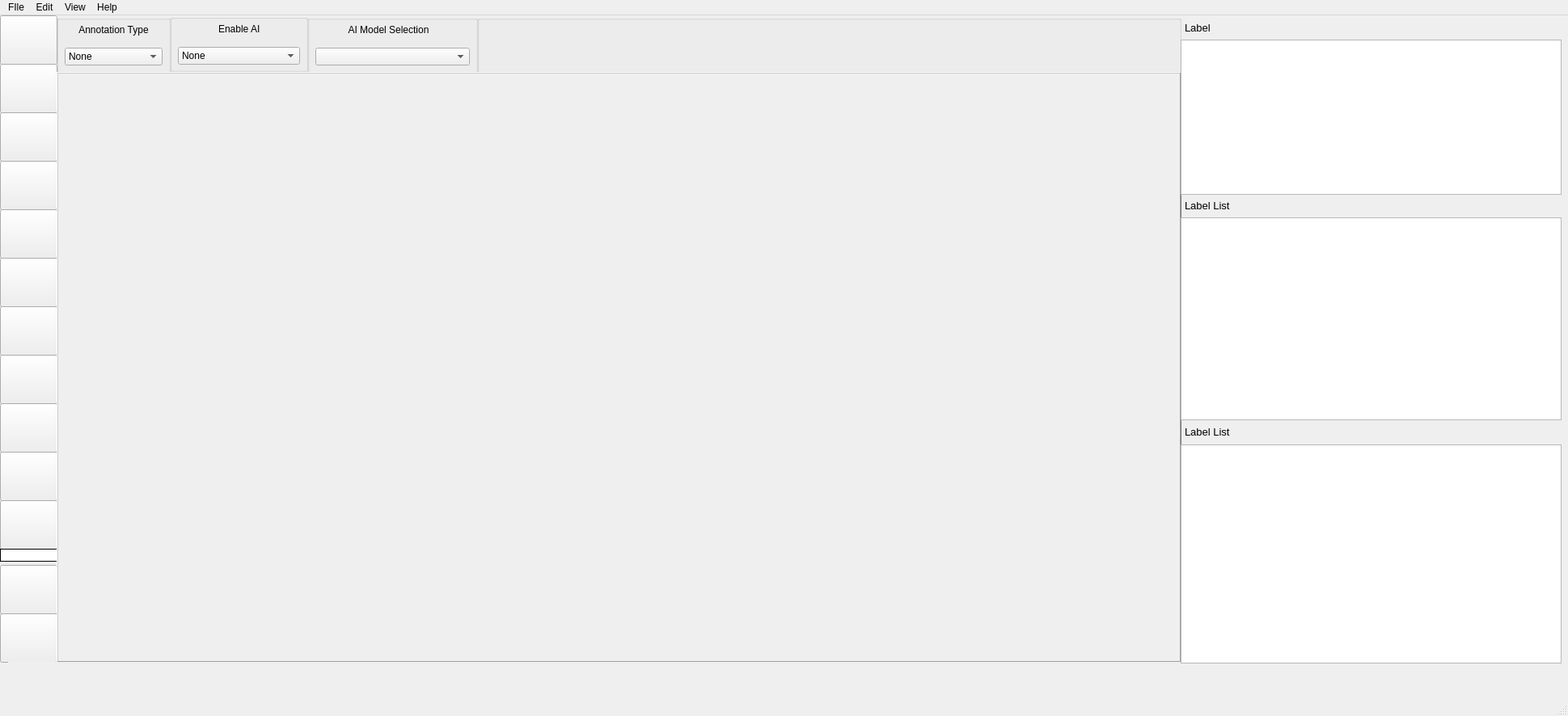
<?xml version="1.0" encoding="UTF-8"?>
<ui version="4.0">
 <class>MainWindow</class>
 <widget class="QMainWindow" name="MainWindow">
  <property name="geometry">
   <rect>
    <x>0</x>
    <y>0</y>
    <width>1939</width>
    <height>886</height>
   </rect>
  </property>
  <property name="windowTitle">
   <string>LabelVim</string>
  </property>
  <property name="windowIcon">
   <iconset>
    <normaloff>icon/Logo.jpeg</normaloff>icon/Logo.jpeg</iconset>
  </property>
  <property name="toolTip">
   <string>LabelVim</string>
  </property>
  <property name="autoFillBackground">
   <bool>false</bool>
  </property>
  <property name="animated">
   <bool>true</bool>
  </property>
  <widget class="QWidget" name="centralwidget">
   <widget class="QPushButton" name="SaveDirBtn">
    <property name="geometry">
     <rect>
      <x>0</x>
      <y>60</y>
      <width>71</width>
      <height>61</height>
     </rect>
    </property>
    <property name="toolTip">
     <string>Save Directory</string>
    </property>
    <property name="text">
     <string/>
    </property>
    <property name="icon">
     <iconset>
      <normaloff>icon/Open.png</normaloff>icon/Open.png</iconset>
    </property>
    <property name="iconSize">
     <size>
      <width>50</width>
      <height>50</height>
     </size>
    </property>
   </widget>
   <widget class="QPushButton" name="NextBtn">
    <property name="geometry">
     <rect>
      <x>0</x>
      <y>120</y>
      <width>71</width>
      <height>61</height>
     </rect>
    </property>
    <property name="toolTip">
     <string>Next Image</string>
    </property>
    <property name="text">
     <string/>
    </property>
    <property name="icon">
     <iconset>
      <normaloff>icon/next.png</normaloff>icon/next.png</iconset>
    </property>
    <property name="iconSize">
     <size>
      <width>50</width>
      <height>50</height>
     </size>
    </property>
   </widget>
   <widget class="QPushButton" name="PreviousBtn">
    <property name="geometry">
     <rect>
      <x>0</x>
      <y>180</y>
      <width>71</width>
      <height>61</height>
     </rect>
    </property>
    <property name="toolTip">
     <string>Previous Image</string>
    </property>
    <property name="text">
     <string/>
    </property>
    <property name="icon">
     <iconset>
      <normaloff>icon/prev.png</normaloff>icon/prev.png</iconset>
    </property>
    <property name="iconSize">
     <size>
      <width>50</width>
      <height>50</height>
     </size>
    </property>
   </widget>
   <widget class="QPushButton" name="DeleteFileBtn">
    <property name="geometry">
     <rect>
      <x>0</x>
      <y>240</y>
      <width>71</width>
      <height>61</height>
     </rect>
    </property>
    <property name="toolTip">
     <string>Delete file from file list</string>
    </property>
    <property name="text">
     <string/>
    </property>
    <property name="icon">
     <iconset>
      <normaloff>icon/delete.png</normaloff>icon/delete.png</iconset>
    </property>
    <property name="iconSize">
     <size>
      <width>50</width>
      <height>50</height>
     </size>
    </property>
   </widget>
   <widget class="QPushButton" name="OpenDirBtn">
    <property name="geometry">
     <rect>
      <x>0</x>
      <y>0</y>
      <width>71</width>
      <height>61</height>
     </rect>
    </property>
    <property name="toolTip">
     <string>Load data from Folder</string>
    </property>
    <property name="text">
     <string/>
    </property>
    <property name="icon">
     <iconset>
      <normaloff>icon/Open.png</normaloff>icon/Open.png</iconset>
    </property>
    <property name="iconSize">
     <size>
      <width>50</width>
      <height>50</height>
     </size>
    </property>
   </widget>
   <widget class="QPushButton" name="CreateObjectBtn">
    <property name="geometry">
     <rect>
      <x>0</x>
      <y>300</y>
      <width>71</width>
      <height>61</height>
     </rect>
    </property>
    <property name="toolTip">
     <string>Create</string>
    </property>
    <property name="text">
     <string/>
    </property>
    <property name="icon">
     <iconset>
      <normaloff>icon/objects.png</normaloff>icon/objects.png</iconset>
    </property>
    <property name="iconSize">
     <size>
      <width>50</width>
      <height>50</height>
     </size>
    </property>
   </widget>
   <widget class="QPushButton" name="EditObjectBtn">
    <property name="geometry">
     <rect>
      <x>0</x>
      <y>360</y>
      <width>71</width>
      <height>61</height>
     </rect>
    </property>
    <property name="toolTip">
     <string>Edit</string>
    </property>
    <property name="text">
     <string/>
    </property>
    <property name="icon">
     <iconset>
      <normaloff>icon/edit.png</normaloff>icon/edit.png</iconset>
    </property>
    <property name="iconSize">
     <size>
      <width>50</width>
      <height>50</height>
     </size>
    </property>
   </widget>
   <widget class="QPushButton" name="DuplicateAnnotationBtn">
    <property name="geometry">
     <rect>
      <x>0</x>
      <y>420</y>
      <width>71</width>
      <height>61</height>
     </rect>
    </property>
    <property name="toolTip">
     <string>Duplicate</string>
    </property>
    <property name="text">
     <string/>
    </property>
    <property name="icon">
     <iconset>
      <normaloff>icon/copy.png</normaloff>icon/copy.png</iconset>
    </property>
    <property name="iconSize">
     <size>
      <width>50</width>
      <height>50</height>
     </size>
    </property>
   </widget>
   <widget class="QPushButton" name="ClearAnnotationBtn">
    <property name="geometry">
     <rect>
      <x>0</x>
      <y>480</y>
      <width>71</width>
      <height>61</height>
     </rect>
    </property>
    <property name="toolTip">
     <string>Clear</string>
    </property>
    <property name="text">
     <string/>
    </property>
    <property name="icon">
     <iconset>
      <normaloff>icon/cancel.png</normaloff>icon/cancel.png</iconset>
    </property>
    <property name="iconSize">
     <size>
      <width>50</width>
      <height>50</height>
     </size>
    </property>
   </widget>
   <widget class="QPushButton" name="ZoomInBtn">
    <property name="geometry">
     <rect>
      <x>0</x>
      <y>540</y>
      <width>71</width>
      <height>61</height>
     </rect>
    </property>
    <property name="toolTip">
     <string>Zoom In</string>
    </property>
    <property name="text">
     <string/>
    </property>
    <property name="icon">
     <iconset>
      <normaloff>icon/zoom-in.png</normaloff>icon/zoom-in.png</iconset>
    </property>
    <property name="iconSize">
     <size>
      <width>50</width>
      <height>50</height>
     </size>
    </property>
   </widget>
   <widget class="QPushButton" name="ZoomOutBtn">
    <property name="geometry">
     <rect>
      <x>0</x>
      <y>600</y>
      <width>71</width>
      <height>61</height>
     </rect>
    </property>
    <property name="toolTip">
     <string>ZoomOutBtn</string>
    </property>
    <property name="text">
     <string/>
    </property>
    <property name="icon">
     <iconset>
      <normaloff>icon/zoom-out.png</normaloff>icon/zoom-out.png</iconset>
    </property>
    <property name="iconSize">
     <size>
      <width>50</width>
      <height>50</height>
     </size>
    </property>
   </widget>
   <widget class="QPushButton" name="FitWindowsBtn">
    <property name="geometry">
     <rect>
      <x>0</x>
      <y>680</y>
      <width>71</width>
      <height>61</height>
     </rect>
    </property>
    <property name="toolTip">
     <string>Fit Windows</string>
    </property>
    <property name="text">
     <string/>
    </property>
    <property name="icon">
     <iconset>
      <normaloff>icon/fit-window.png</normaloff>icon/fit-window.png</iconset>
    </property>
    <property name="iconSize">
     <size>
      <width>50</width>
      <height>50</height>
     </size>
    </property>
   </widget>
   <widget class="QLabel" name="ZoomLabel">
    <property name="geometry">
     <rect>
      <x>0</x>
      <y>660</y>
      <width>71</width>
      <height>16</height>
     </rect>
    </property>
    <property name="toolTip">
     <string>Zoom</string>
    </property>
    <property name="styleSheet">
     <string notr="true">background-color: rgb(255, 255, 255);</string>
    </property>
    <property name="frameShape">
     <enum>QFrame::Box</enum>
    </property>
    <property name="text">
     <string/>
    </property>
   </widget>
   <widget class="QPushButton" name="SaveBtn">
    <property name="geometry">
     <rect>
      <x>0</x>
      <y>740</y>
      <width>71</width>
      <height>61</height>
     </rect>
    </property>
    <property name="toolTip">
     <string>Fit Windows</string>
    </property>
    <property name="text">
     <string/>
    </property>
    <property name="icon">
     <iconset>
      <normaloff>icon/save.png</normaloff>icon/save.png</iconset>
    </property>
    <property name="iconSize">
     <size>
      <width>50</width>
      <height>50</height>
     </size>
    </property>
   </widget>
   <widget class="QGroupBox" name="groupBox">
    <property name="geometry">
     <rect>
      <x>70</x>
      <y>0</y>
      <width>141</width>
      <height>71</height>
     </rect>
    </property>
    <property name="title">
     <string/>
    </property>
    <widget class="QComboBox" name="AnnotationComboBox">
     <property name="geometry">
      <rect>
       <x>10</x>
       <y>40</y>
       <width>121</width>
       <height>22</height>
      </rect>
     </property>
     <item>
      <property name="text">
       <string>None</string>
      </property>
     </item>
     <item>
      <property name="text">
       <string>Line</string>
      </property>
     </item>
     <item>
      <property name="text">
       <string>Point</string>
      </property>
     </item>
     <item>
      <property name="text">
       <string>Circle</string>
      </property>
     </item>
     <item>
      <property name="text">
       <string>Rectangle</string>
      </property>
     </item>
     <item>
      <property name="text">
       <string>Polygon</string>
      </property>
     </item>
    </widget>
    <widget class="QLabel" name="label">
     <property name="geometry">
      <rect>
       <x>20</x>
       <y>10</y>
       <width>101</width>
       <height>16</height>
      </rect>
     </property>
     <property name="text">
      <string>Annotation Type</string>
     </property>
     <property name="alignment">
      <set>Qt::AlignCenter</set>
     </property>
    </widget>
    <widget class="QGroupBox" name="groupBox_2">
     <property name="geometry">
      <rect>
       <x>10</x>
       <y>70</y>
       <width>141</width>
       <height>71</height>
      </rect>
     </property>
     <property name="title">
      <string/>
     </property>
     <widget class="QComboBox" name="AnnotationComboBox_2">
      <property name="geometry">
       <rect>
        <x>10</x>
        <y>40</y>
        <width>121</width>
        <height>22</height>
       </rect>
      </property>
     </widget>
     <widget class="QLabel" name="label_2">
      <property name="geometry">
       <rect>
        <x>20</x>
        <y>10</y>
        <width>101</width>
        <height>16</height>
       </rect>
      </property>
      <property name="text">
       <string>Annotation Type</string>
      </property>
      <property name="alignment">
       <set>Qt::AlignCenter</set>
      </property>
     </widget>
    </widget>
   </widget>
   <widget class="QGroupBox" name="groupBox_3">
    <property name="geometry">
     <rect>
      <x>210</x>
      <y>-1</y>
      <width>171</width>
      <height>71</height>
     </rect>
    </property>
    <property name="title">
     <string/>
    </property>
    <widget class="QLabel" name="label_3">
     <property name="geometry">
      <rect>
       <x>60</x>
       <y>10</y>
       <width>55</width>
       <height>16</height>
      </rect>
     </property>
     <property name="text">
      <string>Enable AI</string>
     </property>
    </widget>
    <widget class="QComboBox" name="comboBox">
     <property name="geometry">
      <rect>
       <x>10</x>
       <y>40</y>
       <width>151</width>
       <height>22</height>
      </rect>
     </property>
     <item>
      <property name="text">
       <string>None</string>
      </property>
     </item>
     <item>
      <property name="text">
       <string>Object Detection</string>
      </property>
     </item>
     <item>
      <property name="text">
       <string>Segmentation</string>
      </property>
     </item>
    </widget>
   </widget>
   <widget class="QGroupBox" name="groupBox_4">
    <property name="geometry">
     <rect>
      <x>380</x>
      <y>0</y>
      <width>211</width>
      <height>71</height>
     </rect>
    </property>
    <property name="title">
     <string/>
    </property>
    <widget class="QLabel" name="label_4">
     <property name="geometry">
      <rect>
       <x>40</x>
       <y>10</y>
       <width>121</width>
       <height>16</height>
      </rect>
     </property>
     <property name="text">
      <string>AI Model Selection</string>
     </property>
     <property name="alignment">
      <set>Qt::AlignCenter</set>
     </property>
    </widget>
    <widget class="QComboBox" name="comboBox_2">
     <property name="geometry">
      <rect>
       <x>10</x>
       <y>40</y>
       <width>191</width>
       <height>22</height>
      </rect>
     </property>
    </widget>
   </widget>
   <widget class="QGroupBox" name="groupBox_5">
    <property name="geometry">
     <rect>
      <x>590</x>
      <y>0</y>
      <width>871</width>
      <height>71</height>
     </rect>
    </property>
    <property name="title">
     <string/>
    </property>
   </widget>
   <widget class="QLabel" name="Display">
    <property name="geometry">
     <rect>
      <x>70</x>
      <y>70</y>
      <width>1391</width>
      <height>731</height>
     </rect>
    </property>
    <property name="frameShape">
     <enum>QFrame::WinPanel</enum>
    </property>
    <property name="frameShadow">
     <enum>QFrame::Raised</enum>
    </property>
    <property name="lineWidth">
     <number>9</number>
    </property>
    <property name="text">
     <string/>
    </property>
    <property name="alignment">
     <set>Qt::AlignCenter</set>
    </property>
   </widget>
   <widget class="QLabel" name="label_5">
    <property name="geometry">
     <rect>
      <x>10</x>
      <y>800</y>
      <width>1451</width>
      <height>16</height>
     </rect>
    </property>
    <property name="autoFillBackground">
     <bool>true</bool>
    </property>
    <property name="text">
     <string/>
    </property>
   </widget>
   <widget class="QListView" name="FileListWidget">
    <property name="geometry">
     <rect>
      <x>1460</x>
      <y>531</y>
      <width>471</width>
      <height>271</height>
     </rect>
    </property>
   </widget>
   <widget class="QListWidget" name="LabelListWidget">
    <property name="geometry">
     <rect>
      <x>1460</x>
      <y>250</y>
      <width>471</width>
      <height>251</height>
     </rect>
    </property>
   </widget>
   <widget class="QListWidget" name="LabelWidget">
    <property name="geometry">
     <rect>
      <x>1460</x>
      <y>30</y>
      <width>471</width>
      <height>192</height>
     </rect>
    </property>
   </widget>
   <widget class="QLabel" name="label_6">
    <property name="geometry">
     <rect>
      <x>1460</x>
      <y>0</y>
      <width>471</width>
      <height>30</height>
     </rect>
    </property>
    <property name="font">
     <font>
      <pointsize>10</pointsize>
     </font>
    </property>
    <property name="text">
     <string>Label</string>
    </property>
    <property name="indent">
     <number>5</number>
    </property>
   </widget>
   <widget class="QLabel" name="label_7">
    <property name="geometry">
     <rect>
      <x>1460</x>
      <y>220</y>
      <width>471</width>
      <height>30</height>
     </rect>
    </property>
    <property name="font">
     <font>
      <pointsize>10</pointsize>
     </font>
    </property>
    <property name="text">
     <string>Label List</string>
    </property>
    <property name="indent">
     <number>5</number>
    </property>
   </widget>
   <widget class="QLabel" name="label_8">
    <property name="geometry">
     <rect>
      <x>1460</x>
      <y>500</y>
      <width>471</width>
      <height>30</height>
     </rect>
    </property>
    <property name="font">
     <font>
      <pointsize>10</pointsize>
     </font>
    </property>
    <property name="text">
     <string>Label List</string>
    </property>
    <property name="indent">
     <number>5</number>
    </property>
   </widget>
  </widget>
  <widget class="QMenuBar" name="menubar">
   <property name="geometry">
    <rect>
     <x>0</x>
     <y>0</y>
     <width>1939</width>
     <height>26</height>
    </rect>
   </property>
   <widget class="QMenu" name="menuFIle">
    <property name="title">
     <string>FIle</string>
    </property>
    <addaction name="actionOpen"/>
    <addaction name="actionNext_2"/>
    <addaction name="actionPrevious_2"/>
    <addaction name="actionOpen_2"/>
    <addaction name="actionSave_Folder"/>
    <addaction name="actionSave"/>
    <addaction name="actionauto_save"/>
    <addaction name="actionSave_Mask"/>
    <addaction name="actionDelete_FIle"/>
    <addaction name="separator"/>
    <addaction name="actionQuit"/>
   </widget>
   <widget class="QMenu" name="menuEdit">
    <property name="title">
     <string>Edit</string>
    </property>
    <widget class="QMenu" name="menuAnnotation_Object">
     <property name="statusTip">
      <string>Annotation</string>
     </property>
     <property name="title">
      <string>Annotation</string>
     </property>
     <property name="icon">
      <iconset>
       <normaloff>icon/annotation.jpg</normaloff>icon/annotation.jpg</iconset>
     </property>
     <addaction name="actionLine_2"/>
     <addaction name="actionPoint_2"/>
     <addaction name="actionCircle_2"/>
     <addaction name="actionPolygon_2"/>
     <addaction name="actionRectangle_2"/>
    </widget>
    <widget class="QMenu" name="menuAI_Annotation">
     <property name="title">
      <string>AI Annotation</string>
     </property>
     <property name="icon">
      <iconset>
       <normaloff>icon/AI.jpg</normaloff>icon/AI.jpg</iconset>
     </property>
     <addaction name="actionObject_Detection"/>
     <addaction name="actionSymantic_Segmentation"/>
     <addaction name="actionInstance_Segmentation"/>
     <addaction name="actionKey_Pose"/>
    </widget>
    <addaction name="menuAnnotation_Object"/>
    <addaction name="menuAI_Annotation"/>
    <addaction name="actionCreate"/>
    <addaction name="actionDuplicate"/>
    <addaction name="actionDelete"/>
    <addaction name="actionClear"/>
    <addaction name="actionUndo"/>
   </widget>
   <widget class="QMenu" name="menuView">
    <property name="title">
     <string>View</string>
    </property>
    <addaction name="actionFill"/>
    <addaction name="actionZoom_In"/>
    <addaction name="actionZoom_Out"/>
    <addaction name="actionFit_Windows"/>
    <addaction name="actionRectangle_Fill"/>
    <addaction name="actionCurcle_Fill"/>
    <addaction name="actionLine_Color"/>
   </widget>
   <widget class="QMenu" name="menuHelp">
    <property name="title">
     <string>Help</string>
    </property>
   </widget>
   <addaction name="menuFIle"/>
   <addaction name="menuEdit"/>
   <addaction name="menuView"/>
   <addaction name="menuHelp"/>
  </widget>
  <widget class="QStatusBar" name="statusbar"/>
  <action name="actionOpen">
   <property name="icon">
    <iconset>
     <normaloff>icon/file.png</normaloff>icon/file.png</iconset>
   </property>
   <property name="text">
    <string>Open</string>
   </property>
   <property name="shortcut">
    <string>Ctrl+N</string>
   </property>
  </action>
  <action name="actionOpen_2">
   <property name="icon">
    <iconset>
     <normaloff>icon/Open.png</normaloff>icon/Open.png</iconset>
   </property>
   <property name="text">
    <string>Open Folder</string>
   </property>
   <property name="shortcut">
    <string>Ctrl+O</string>
   </property>
  </action>
  <action name="actionSave_Folder">
   <property name="icon">
    <iconset>
     <normaloff>icon/Open.png</normaloff>icon/Open.png</iconset>
   </property>
   <property name="text">
    <string>Save Folder</string>
   </property>
   <property name="shortcut">
    <string>Ctrl+U</string>
   </property>
  </action>
  <action name="actionQuit">
   <property name="icon">
    <iconset>
     <normaloff>icon/quit.png</normaloff>icon/quit.png</iconset>
   </property>
   <property name="text">
    <string>Quit</string>
   </property>
   <property name="shortcut">
    <string>Ctrl+Q</string>
   </property>
  </action>
  <action name="actionNext">
   <property name="text">
    <string>Next</string>
   </property>
  </action>
  <action name="actionPrevious">
   <property name="text">
    <string>Previous</string>
   </property>
  </action>
  <action name="actionLine">
   <property name="text">
    <string>Line</string>
   </property>
  </action>
  <action name="actionPoint">
   <property name="text">
    <string>Point</string>
   </property>
  </action>
  <action name="actionCircle">
   <property name="text">
    <string>Circle</string>
   </property>
  </action>
  <action name="actionRectangle">
   <property name="text">
    <string>Rectangle</string>
   </property>
  </action>
  <action name="actionPolygon">
   <property name="text">
    <string>Polygon</string>
   </property>
  </action>
  <action name="actionautomatic">
   <property name="text">
    <string>automatic</string>
   </property>
  </action>
  <action name="actionauto_save">
   <property name="checkable">
    <bool>true</bool>
   </property>
   <property name="icon">
    <iconset>
     <normaloff>icon/autosave.jpg</normaloff>icon/autosave.jpg</iconset>
   </property>
   <property name="text">
    <string>auto save</string>
   </property>
  </action>
  <action name="actionSave_Mask">
   <property name="checkable">
    <bool>true</bool>
   </property>
   <property name="icon">
    <iconset>
     <normaloff>icon/yes.jpg</normaloff>icon/yes.jpg</iconset>
   </property>
   <property name="text">
    <string>Save Mask</string>
   </property>
  </action>
  <action name="actionDelete_FIle">
   <property name="icon">
    <iconset>
     <normaloff>icon/delete.png</normaloff>icon/delete.png</iconset>
   </property>
   <property name="text">
    <string>Delete FIle</string>
   </property>
   <property name="shortcut">
    <string>Ctrl+Del</string>
   </property>
  </action>
  <action name="actionNext_2">
   <property name="icon">
    <iconset>
     <normaloff>icon/next.png</normaloff>icon/next.png</iconset>
   </property>
   <property name="text">
    <string>Next</string>
   </property>
   <property name="shortcut">
    <string>Ctrl+A</string>
   </property>
  </action>
  <action name="actionPrevious_2">
   <property name="icon">
    <iconset>
     <normaloff>icon/prev.png</normaloff>icon/prev.png</iconset>
   </property>
   <property name="text">
    <string>Previous</string>
   </property>
   <property name="shortcut">
    <string>Ctrl+D</string>
   </property>
  </action>
  <action name="actionLine_2">
   <property name="checkable">
    <bool>true</bool>
   </property>
   <property name="icon">
    <iconset>
     <normaloff>icon/Line.png</normaloff>icon/Line.png</iconset>
   </property>
   <property name="text">
    <string>Line</string>
   </property>
  </action>
  <action name="actionPoint_2">
   <property name="checkable">
    <bool>true</bool>
   </property>
   <property name="icon">
    <iconset>
     <normaloff>icon/point.png.crdownload</normaloff>icon/point.png.crdownload</iconset>
   </property>
   <property name="text">
    <string>Point</string>
   </property>
  </action>
  <action name="actionCircle_2">
   <property name="checkable">
    <bool>true</bool>
   </property>
   <property name="icon">
    <iconset>
     <normaloff>icon/circle.jpg</normaloff>icon/circle.jpg</iconset>
   </property>
   <property name="text">
    <string>Circle</string>
   </property>
  </action>
  <action name="actionPolygon_2">
   <property name="checkable">
    <bool>true</bool>
   </property>
   <property name="icon">
    <iconset>
     <normaloff>icon/polygon.svg</normaloff>icon/polygon.svg</iconset>
   </property>
   <property name="text">
    <string>Polygon</string>
   </property>
  </action>
  <action name="actionRectangle_2">
   <property name="checkable">
    <bool>true</bool>
   </property>
   <property name="icon">
    <iconset>
     <normaloff>icon/rectangle.png</normaloff>icon/rectangle.png</iconset>
   </property>
   <property name="text">
    <string>Rectangle</string>
   </property>
  </action>
  <action name="actionObject_Detection">
   <property name="checkable">
    <bool>true</bool>
   </property>
   <property name="text">
    <string>Object Detection</string>
   </property>
  </action>
  <action name="actionSymantic_Segmentation">
   <property name="checkable">
    <bool>true</bool>
   </property>
   <property name="text">
    <string>Symantic Segmentation</string>
   </property>
  </action>
  <action name="actionInstance_Segmentation">
   <property name="checkable">
    <bool>true</bool>
   </property>
   <property name="text">
    <string>Instance Segmentation</string>
   </property>
  </action>
  <action name="actionKey_Pose">
   <property name="checkable">
    <bool>true</bool>
   </property>
   <property name="text">
    <string>Key Pose</string>
   </property>
  </action>
  <action name="actionDuplicate">
   <property name="icon">
    <iconset>
     <normaloff>icon/copy.png</normaloff>icon/copy.png</iconset>
   </property>
   <property name="text">
    <string>Duplicate</string>
   </property>
  </action>
  <action name="actionCreate">
   <property name="icon">
    <iconset>
     <normaloff>icon/objects.png</normaloff>icon/objects.png</iconset>
   </property>
   <property name="text">
    <string>Create</string>
   </property>
  </action>
  <action name="actionDelete">
   <property name="icon">
    <iconset>
     <normaloff>icon/cancel.png</normaloff>icon/cancel.png</iconset>
   </property>
   <property name="text">
    <string>Delete</string>
   </property>
  </action>
  <action name="actionClear">
   <property name="icon">
    <iconset>
     <normaloff>icon/clear.jpg</normaloff>icon/clear.jpg</iconset>
   </property>
   <property name="text">
    <string>Clear</string>
   </property>
  </action>
  <action name="actionUndo">
   <property name="icon">
    <iconset>
     <normaloff>icon/undo.png</normaloff>icon/undo.png</iconset>
   </property>
   <property name="text">
    <string>Undo</string>
   </property>
  </action>
  <action name="actionRemove_selected_Point">
   <property name="text">
    <string>Remove selected Point</string>
   </property>
  </action>
  <action name="actionFill">
   <property name="checkable">
    <bool>true</bool>
   </property>
   <property name="icon">
    <iconset>
     <normaloff>icon/color.png</normaloff>icon/color.png</iconset>
   </property>
   <property name="text">
    <string>Polygon Fill</string>
   </property>
  </action>
  <action name="actionZoom_In">
   <property name="icon">
    <iconset>
     <normaloff>icon/zoom-in.png</normaloff>icon/zoom-in.png</iconset>
   </property>
   <property name="text">
    <string>Zoom In</string>
   </property>
  </action>
  <action name="actionZoom_Out">
   <property name="icon">
    <iconset>
     <normaloff>icon/zoom-out.png</normaloff>icon/zoom-out.png</iconset>
   </property>
   <property name="text">
    <string>Zoom Out</string>
   </property>
  </action>
  <action name="actionFit_Windows">
   <property name="icon">
    <iconset>
     <normaloff>icon/fit-window.png</normaloff>icon/fit-window.png</iconset>
   </property>
   <property name="text">
    <string>Fit Windows</string>
   </property>
  </action>
  <action name="actionRectangle_Fill">
   <property name="icon">
    <iconset>
     <normaloff>icon/color.png</normaloff>icon/color.png</iconset>
   </property>
   <property name="text">
    <string>Rectangle Fill</string>
   </property>
  </action>
  <action name="actionCurcle_Fill">
   <property name="icon">
    <iconset>
     <normaloff>icon/color.png</normaloff>icon/color.png</iconset>
   </property>
   <property name="text">
    <string>Circle Fill</string>
   </property>
  </action>
  <action name="actionColor">
   <property name="text">
    <string>Color</string>
   </property>
  </action>
  <action name="actionSave">
   <property name="checkable">
    <bool>false</bool>
   </property>
   <property name="icon">
    <iconset>
     <normaloff>icon/save.png</normaloff>icon/save.png</iconset>
   </property>
   <property name="text">
    <string>Save</string>
   </property>
   <property name="shortcut">
    <string>Ctrl+S</string>
   </property>
  </action>
  <action name="actionLine_Color">
   <property name="icon">
    <iconset>
     <normaloff>icon/color-line.png</normaloff>icon/color-line.png</iconset>
   </property>
   <property name="text">
    <string>Line Color</string>
   </property>
  </action>
 </widget>
 <resources/>
 <connections/>
</ui>
